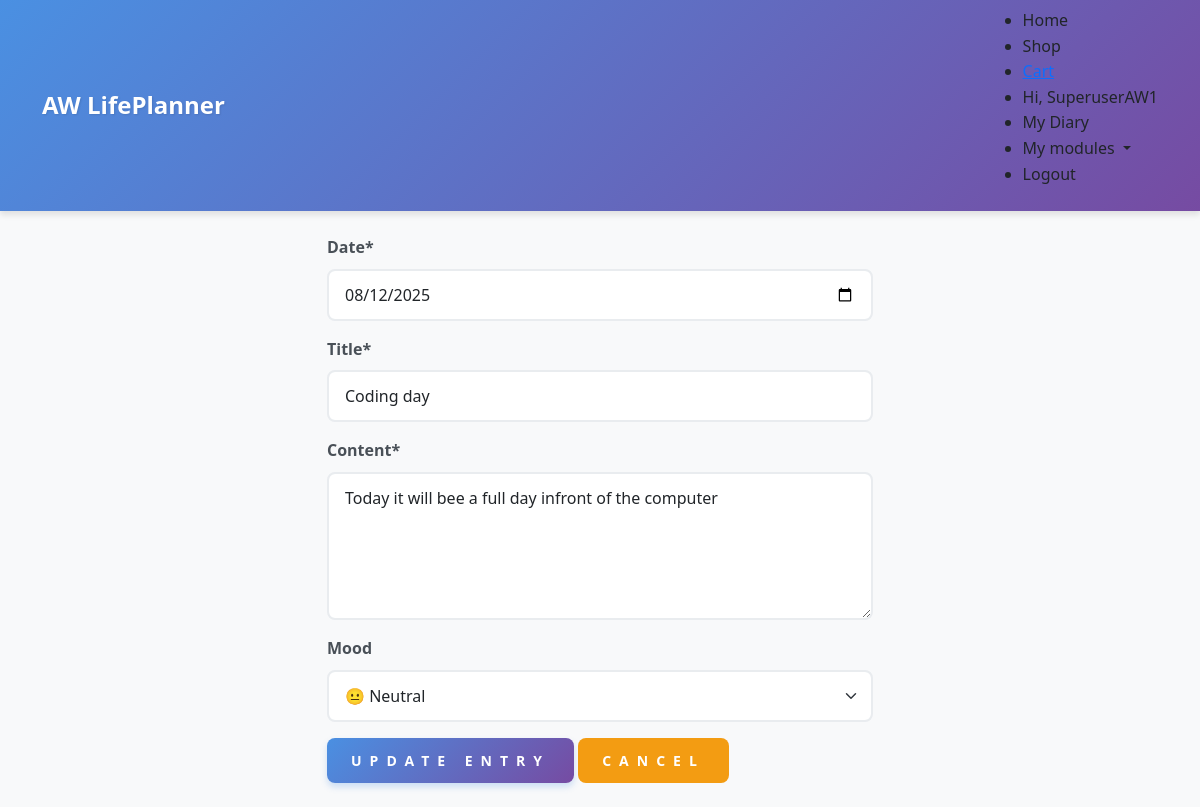
Screenshot of /diary/entry/1/edit/ (signed in) with the database file from the repository.
### diary/models.py (models this page shows, shortened)
class DiaryEntry(models.Model):
    MOOD_CHOICES = [
        ('happy', '😊 Happy'),
        ('sad', '😢 Sad'),
        ('neutral', '😐 Neutral'),
        ('excited', '🤩 Excited'),
        ('anxious', '😰 Anxious'),
    ]
    user = models.ForeignKey(User, on_delete=models.CASCADE)
    date = models.DateField(default=timezone.now)
    title = models.CharField(max_length=200)
    content = models.CharField()
    mood = models.CharField(max_length=50, choices=MOOD_CHOICES,null=True, blank=True)
    created_at = models.DateTimeField(auto_now_add=True)
    update_at = models.DateTimeField(auto_now=True)
    class Meta:
        ordering =[
            '-date',
            '-created_at',
        ]

### diary/views.py (the view)
# urls.py: path('entry/<int:entry_id>/edit/', views.edit_entry, name='edit_entry'),
@login_required
def edit_entry(request, entry_id):
    entry = get_object_or_404(DiaryEntry, pk=entry_id, user=request.user)
    if request.method == 'POST':
        form = DiaryEntryForm(request.POST, instance=entry)
        if form.is_valid():
            form.save()
            messages.success(request, 'Entry update successfully!')
            return redirect('diary:view_entry', entry_id=entry.id)
    else:
        form= DiaryEntryForm(instance=entry)
    return render(request, 'diary/edit_entry.html', {'form':form, 'entry':entry})

### diary/forms.py
class DiaryEntryForm(forms.ModelForm):
    class Meta:
        model = DiaryEntry
        fields = [
            'date',
            'title',
            'content',
            'mood',
        ]
        widgets = {
            'date':forms.DateInput(attrs={
                'type': 'date', 'class': 'form-control'
                }),
            'title': forms.TextInput(attrs={
                'class': 'form-control'
            }),
            'content': forms.Textarea(attrs={
                'class': 'form-control', 'rows': 5
            }),
            'mood': forms.Select(attrs={
                'class': 'form-control'
            }),
        }

### diary/templates/diary/edit_entry.html (shortened to what this page needs)
{% extends 'base.html' %}
{% load crispy_forms_tags %}
{% block content %}
    <div class="row">
        <div class="col-md-6 mx-auto">
            <form method="post">
                {{ form|crispy }}
                <button class="btn btn-primary" type="submit">
                    Update Entry
                </button>
                <a href="{% url 'diary:view_entry' entry.id %}" class="btn btn-secondary">
                    Cancel
                </a>
            </form>
        </div>
    </div>
{% endblock %}

### templates/base.html (shortened to what this page needs)
{% load static %}
<!DOCTYPE html>
<html lang="en">
<head>
    <link href="https://cdn.jsdelivr.net/npm/bootstrap@5.3.0/dist/css/bootstrap.min.css" rel="stylesheet">
    <link rel="stylesheet" href="{% static 'css/main.css' %}">
</head>
<body>
    <nav class="navbar navbar-expand-lg navbar-light bg-ligth">
        <div class="container">
            <a href="/" class="navbar-brand">AW LifePlanner</a>
            <div class="collaps navbar-collapes" id="navbarNav" >
                <ul class="nabar-nav ms-auto">
                    <li class="nav-item">
                        <a href="/" class="nav-link">Home</a>
                    </li>
                    <li class="nav-item">
                        <a href="{% url 'shop:modules' %}" class="nav-link">Shop</a>
                    </li>
                    {% if user.is_authenticated %}
                        <li class="nav-item">
                            <a href="{% url 'shop:view_cart' %}">
                            </a>
                        </li>
                        <li class="nav-item">
                            <a href="#" class="nav-link">Hi, {{ user.username }}</a>
                        </li>
                        <li class="nav-item">
                            <a class="nav-link" href="{% url 'diary:diary_home' %}">My Diary</a>
                        </li>
                        {% if user.is_authenticated %}
                            {% if user.usermodule_set.exists %}
                                <li class="nav-item dropdown">
                                    <a href="#" id="modulesDropdown" role="button" class="nav-link dropdown-toggle" data-bs-toggle="dropdown">
                                        My modules
                                    </a>
                                </li>
                            {% endif %}
                        {% endif %}
                        <li class="nav-item">
                            <a href="{% url 'account_logout' %}" class="nav-link">Logout</a>
                        </li>
                    {% endif %}
                </ul>
            </div>
        </div>
    </nav>
    <main class="container my-4">
        {%  block content %}
        {% endblock %}
    </main>
</body>
</html>

### static/css/main.css (style rules this page uses)
:root { --primary-color: #4a90e2; --secondary-color: #f39c12; --success-color: #27ae60; --danger-color: #e74c3c; --warning-color: #f1c40f; --info-color: #3498db; --light-color: #ecf0f1; --dark-color: #2c3e50; --gradient-primary: linear-gradient(135deg, var(--primary-color) 0%, #764ba2 100%); --gradient-success: linear-gradient(135deg, var(--success-color) 0%, #20c997 100%); --gradient-danger: linear-gradient(135deg, var(--danger-color) 0%, #fd7e14 100%); --shadow-soft: 0 4px 6px rgba(0, 0, 0, 0.1); --shadow-hover: 0 8px 15px rgba(0, 0, 0, 0.15); --border-radius: 0.75rem; --transition: all 0.3s ease; }
body { font-family: segoe UI, Tahoma, Geneva, Verdana, sans-seif; background-color: #f8f9fa; line-height: 1.6; }
.navbar { box-shadow: var(--shadow-soft); background: var(--gradient-primary) !important; }
.navbar-brand { font-weight: bold; color: white !important; font-size: 1.5rem; text-shadow: 1px 1px 2px rgba(0, 0, 0, 0.1); }
.btn { border-radius: 0.5rem; font-weight: 600; padding: 0.75rem 1.5rem; transition: var(--transition); text-transform: uppercase; letter-spacing: 0.5rem; font-size: 0.875rem; }
.btn-primary { background: var(--gradient-primary); border: none; box-shadow: 0 4px 6px rgba(74, 144, 226, 0.25); }
.btn-secondary { background: var(--secondary-color); border: none; }
.form-control { border-radius: 0.5rem; border: 2px solid #e9ecef; padding: 0.75rem 1rem; transition: var(--transition); }
.form-label { font-weight: 600; color: #495057; margin-bottom: 0.5rem; }

### rows the page displays
DiaryEntry: date "08/12/2025", title "Coding day", content "Today it will bee a full day infront of the computer", mood "😐 Neutral"

### other values shown
{{ user.username }} "SuperuserAW1"
